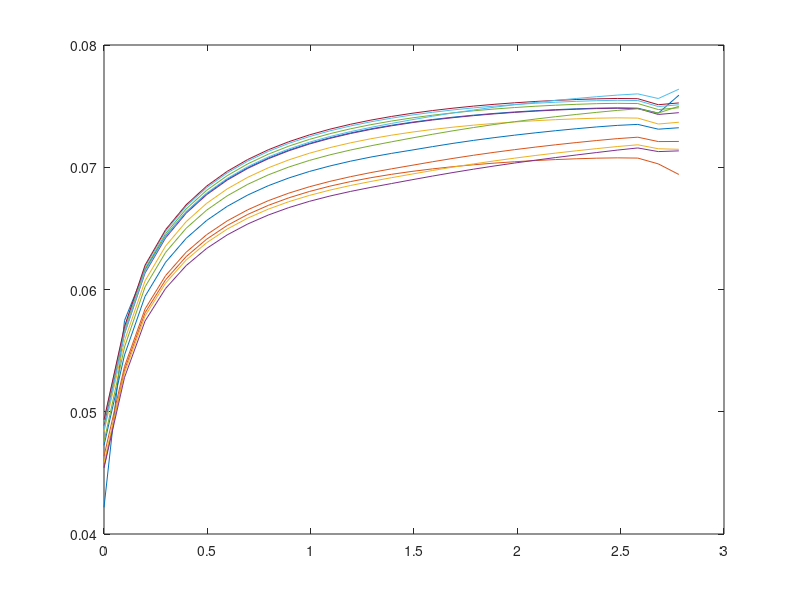

Here is the MATLAB script that generated this plot:
data=load('Js-Abaqus-at-time-3p000.txt')
figure;
for i=2%:size(data,1)
     plot(data(1,2:end),data(i,2:end))
     hold on
end
data=load('Js-at-time-3.0.txt')
for i=2:size(data,1)
     plot(data(1,2:end),data(i,2:end))
     hold on
end